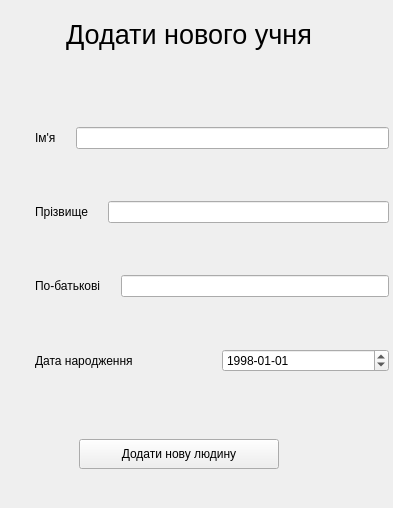
<?xml version="1.0" encoding="UTF-8"?>
<ui version="4.0">
 <class>add_new_student</class>
 <widget class="QWidget" name="add_new_student">
  <property name="geometry">
   <rect>
    <x>0</x>
    <y>0</y>
    <width>393</width>
    <height>508</height>
   </rect>
  </property>
  <property name="windowTitle">
   <string>Form</string>
  </property>
  <widget class="QPushButton" name="submit_button">
   <property name="geometry">
    <rect>
     <x>79</x>
     <y>439</y>
     <width>200</width>
     <height>30</height>
    </rect>
   </property>
   <property name="text">
    <string>Додати нову людину</string>
   </property>
  </widget>
  <widget class="QLabel" name="header">
   <property name="geometry">
    <rect>
     <x>39</x>
     <y>9</y>
     <width>300</width>
     <height>50</height>
    </rect>
   </property>
   <property name="styleSheet">
    <string notr="true">font-size:20pt</string>
   </property>
   <property name="text">
    <string>Додати нового учня</string>
   </property>
   <property name="textFormat">
    <enum>Qt::AutoText</enum>
   </property>
   <property name="alignment">
    <set>Qt::AlignCenter</set>
   </property>
  </widget>
  <widget class="QWidget" name="layoutWidget">
   <property name="geometry">
    <rect>
     <x>20</x>
     <y>80</y>
     <width>384</width>
     <height>341</height>
    </rect>
   </property>
   <layout class="QVBoxLayout" name="verticalLayout">
    <property name="spacing">
     <number>5</number>
    </property>
    <property name="leftMargin">
     <number>5</number>
    </property>
    <property name="rightMargin">
     <number>5</number>
    </property>
    <item>
     <layout class="QHBoxLayout" name="horizontalLayout">
      <property name="spacing">
       <number>20</number>
      </property>
      <property name="leftMargin">
       <number>10</number>
      </property>
      <property name="rightMargin">
       <number>10</number>
      </property>
      <item>
       <widget class="QLabel" name="name_label">
        <property name="text">
         <string>Ім'я</string>
        </property>
       </widget>
      </item>
      <item>
       <widget class="QLineEdit" name="name">
        <property name="text">
         <string/>
        </property>
        <property name="maxLength">
         <number>20</number>
        </property>
       </widget>
      </item>
     </layout>
    </item>
    <item>
     <layout class="QHBoxLayout" name="horizontalLayout_2">
      <property name="spacing">
       <number>20</number>
      </property>
      <property name="leftMargin">
       <number>10</number>
      </property>
      <property name="rightMargin">
       <number>10</number>
      </property>
      <item>
       <widget class="QLabel" name="surname_label">
        <property name="text">
         <string>Прізвище</string>
        </property>
       </widget>
      </item>
      <item>
       <widget class="QLineEdit" name="surname">
        <property name="maxLength">
         <number>20</number>
        </property>
       </widget>
      </item>
     </layout>
    </item>
    <item>
     <layout class="QHBoxLayout" name="horizontalLayout_3">
      <property name="spacing">
       <number>20</number>
      </property>
      <property name="leftMargin">
       <number>10</number>
      </property>
      <property name="rightMargin">
       <number>10</number>
      </property>
      <item>
       <widget class="QLabel" name="patronymic_label">
        <property name="text">
         <string>По-батькові</string>
        </property>
       </widget>
      </item>
      <item>
       <widget class="QLineEdit" name="patronymic">
        <property name="maxLength">
         <number>20</number>
        </property>
       </widget>
      </item>
     </layout>
    </item>
    <item>
     <layout class="QHBoxLayout" name="horizontalLayout_4">
      <property name="spacing">
       <number>20</number>
      </property>
      <property name="leftMargin">
       <number>10</number>
      </property>
      <property name="rightMargin">
       <number>10</number>
      </property>
      <item>
       <widget class="QLabel" name="birth_date_label">
        <property name="text">
         <string>Дата народження</string>
        </property>
       </widget>
      </item>
      <item>
       <widget class="QDateEdit" name="birthdate">
        <property name="dateTime">
         <datetime>
          <hour>0</hour>
          <minute>0</minute>
          <second>0</second>
          <year>1998</year>
          <month>1</month>
          <day>1</day>
         </datetime>
        </property>
        <property name="displayFormat">
         <string>yyyy-MM-dd</string>
        </property>
       </widget>
      </item>
     </layout>
    </item>
   </layout>
  </widget>
 </widget>
 <resources/>
 <connections/>
</ui>
